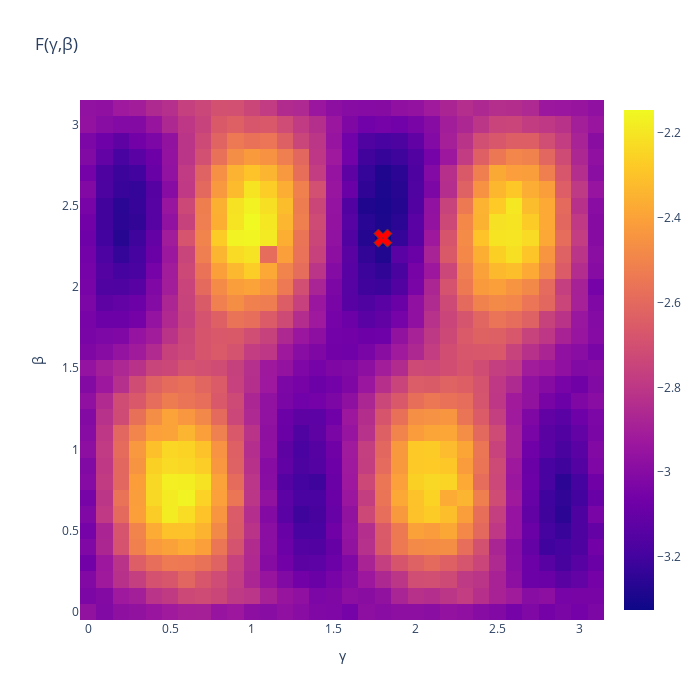

The cell this chart's notebook holds for it:
### Code cell
# Plot Heatmap 
fig = go.Figure(data=go.Heatmap(z=landscape, y=b_beta, x=a_gamma, type = 'heatmap', colorscale = 'viridis'))

# Update Layout
fig.update_layout(title="F(γ,β)", width=700, height=700, yaxis_title="β", xaxis_title="γ")

# Display Global Minimium 
fig.add_trace(
    go.Scatter(mode="markers", x=[opt_beta], y=[opt_gamma], marker_symbol=[204], text = [landscape[gamma,beta]],
                   marker_color="red",  hovertemplate="x: %{x}<br>y: %{y}<br> z: %{text:.2f}<extra></extra>", 
                   marker_line_width=1, marker_size=16))

### Figure 1 — Plotly figure (JSON) as saved in the notebook; plotly's stock layout.template omitted (floating-point values rounded to 4 significant figures; data arrays with more than 128 entries replaced by an {"elided": "..."} marker saying what was removed)
{"data": [{"type": "heatmap", "x": [0, 0.1, 0.2, 0.3, 0.4, 0.5, 0.6, 0.7, 0.8, 0.9, 1, 1.1, 1.2, 1.3, 1.4, 1.5, 1.6, 1.7, 1.8, 1.9, 2, 2.1, 2.2, 2.3, 2.4, 2.5, 2.6, 2.7, 2.8, 2.9, 3, 3.1], "y": [0, 0.1, 0.2, 0.3, 0.4, 0.5, 0.6, 0.7, 0.8, 0.9, 1, 1.1, 1.2, 1.3, 1.4, 1.5, 1.6, 1.7, 1.8, 1.9, 2, 2.1, 2.2, 2.3, 2.4, 2.5, 2.6, 2.7, 2.8, 2.9, 3, 3.1], "z": {"elided": "32x32 float values"}}, {"hovertemplate": "x: %{x}<br>y: %{y}<br> z: %{text:.2f}<extra></extra>", "marker": {"color": "red", "line": {"width": 1}, "size": 16, "symbol": [204]}, "mode": "markers", "text": ["-3.3245"], "type": "scatter", "x": [1.8], "y": [2.3]}], "layout": {"height": 700, "title": {"text": "F(γ,β)"}, "width": 700, "xaxis": {"title": {"text": "γ"}}, "yaxis": {"title": {"text": "β"}}}}
